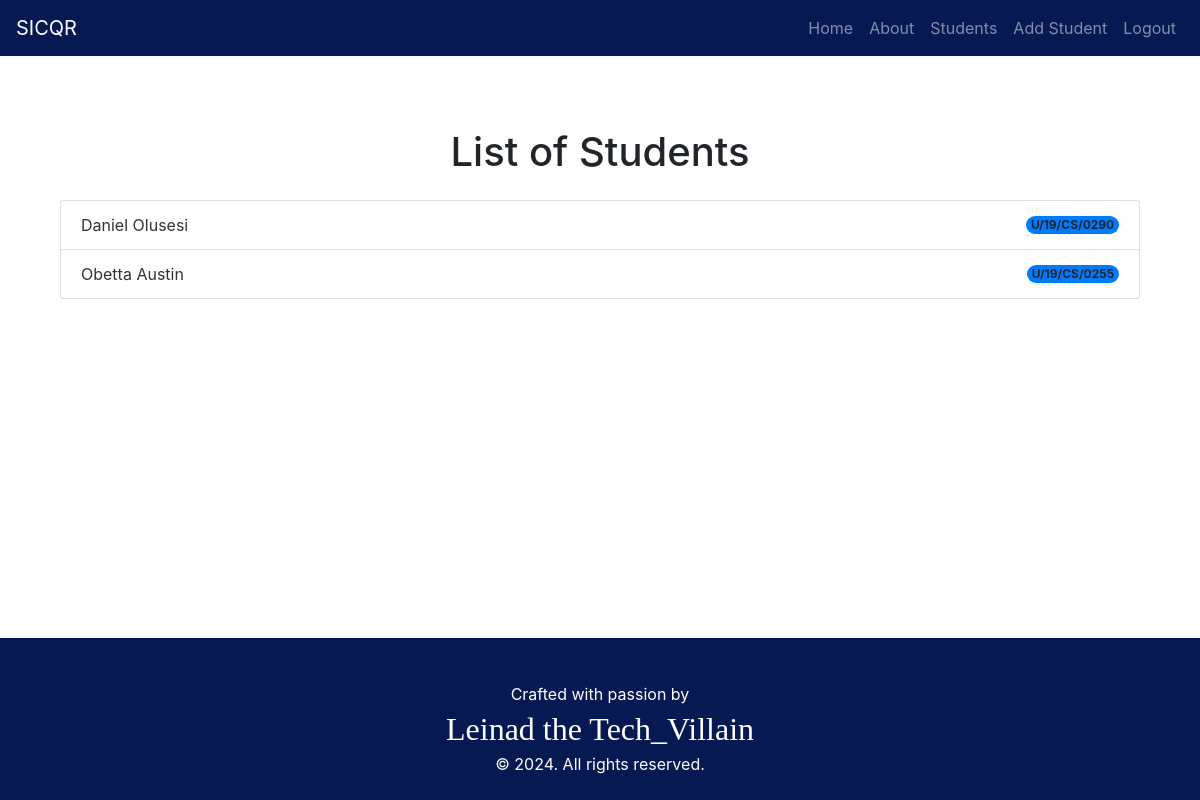
Page /student_list (signed in) on the committed database.
### sdbm/models.py (models this page shows, shortened)
class Student(models.Model):
    state = (
        ('abia', 'Abia State'),
        ('adamawa', 'Adamawa State'),
        ('akwa_ibom', 'Akwa Ibom State'),
        ('anambra', 'Anambra State'),
        ('bauchi', 'Bauchi State'),
        ('bayelsa', 'Bayelsa State'),
        ('benue', 'Benue State'),
        ('borno', 'Borno State'),
        ('cross_river', 'Cross River State'),
        ('delta', 'Delta State'),
        ('ebonyi', 'Ebonyi State'),
        ('edo', 'Edo State'),
        ('ekiti', 'Ekiti State'),
        ('enugu', 'Enugu State'),
        ('gombe', 'Gombe State'),
        ('imo', 'Imo State'),
        ('jigawa', 'Jigawa State'),
        ('kaduna', 'Kaduna State'),
        ('kano', 'Kano State'),
        ('katsina', 'Katsina State'),
        ('kebbi', 'Kebbi State'),
        ('kogi', 'Kogi State'),
        ('kwara', 'Kwara State'),
        ('lagos', 'Lagos State'),
        ('nasarawa', 'Nasarawa State'),
        ('niger', 'Niger State'),
        ('ogun', 'Ogun State'),
        ('ondo', 'Ondo State'),
        ('osun', 'Osun State'),
        ('oyo', 'Oyo State'),
        ('plateau', 'Plateau State'),
        ('rivers', 'Rivers State'),
        ('sokoto', 'Sokoto State'),
        ('taraba', 'Taraba State'),
        ('yobe', 'Yobe State'),
        ('zamfara', 'Zamfara State'),
        ('fct', 'Federal Capital Territory'),
    )
    medical = (
        ('HEALTHY', 'healthy'),
        ('NOT HEALTHY', 'not healthy'),
    )
    lev = (
        ('100', '100 Level'),
        ('200', '200 Level'),
        ('300', '300 Level'),
        ('400', '400 Level'),
        ('500', '500 Level'),
    )
    stat = (
        ('ACTIVE', 'active'),
        ('INACTIVE', 'inactive'),
        ('GRADUATED', 'graduated'),
    )
    id = models.UUIDField(primary_key=True, default=uuid.uuid4, editable=False)
    first_name = models.CharField(max_length=50)
    last_name = models.CharField(max_length=50)
    other_name = models.CharField(max_length=20, null=True, blank=True)
    date_of_birth = models.DateField(default=date.today)
    state_of_origin = models.CharField(verbose_name='State of Origin', choices=state, max_length=20)
    matric_no = models.CharField(max_length=20)
    department = models.CharField(max_length=50)
    email = models.EmailField(help_text='Student Email')
    phone = models.CharField(max_length=20)
    home_address = models.CharField(max_length=100)
    emeConName = models.CharField(verbose_name='Emergency contact name', max_length=30)
    emeconPhone = models.CharField(max_length=20)
    guardian_name = models.CharField(verbose_name='Guardian Full Name', max_length=50)
    relationship_to_student = models.CharField(max_length=20)
    guardian_email = models.EmailField(help_text='Guardian Email Address')
    guardian_phone = models.CharField(max_length=20)
    guardian_add = models.CharField(verbose_name='Guardian Home Address', max_length=50, null=True, blank=True)
    next_of_kin_name = models.CharField(max_length=30)
    relationship = models.CharField(max_length=20)
    next_of_kin_email = models.EmailField(help_text='Next of Kin emaill address', null=True, blank=True)
    next_of_kin_phone = models.CharField(max_length=20, null=True, blank=True)
    next_of_kin_address = models.CharField(max_length=50, null=True, blank=True)
    medical_condition = models.CharField(verbose_name='Medical Condition', choices=medical, max_length=20)
    if_not_healthy = models.CharField(help_text='If not healthy kindly state the aligment', max_length=20, null=True, blank=True)
    level = models.CharField(verbose_name='Level', choices=lev, max_length=20)
    enrollment_date = models.DateField(default=date.today)
    graduation_date = models.DateField(default=date.today)
    status = models.CharField(verbose_name='Student Status', choices=stat, max_length=20)
    image = models.ImageField(upload_to='qr_codes', null=True, blank=True)

### sdbm/views.py (the view)
# urls.py: path('student_list', views.student_list, name='student_list'),
def student_list(request):
    students = Student.objects.all()
    return render(request, 'list.html', {'students': students})

### sdbm/templates/list.html (shortened to what this page needs)
{% extends 'base.html' %}
{% block content %}
<div class="container my-5">
    <h1 class="mb-4 text-center">List of Students</h1>
    <ul class="list-group">
        {% for student in students %}
            <li class="list-group-item d-flex justify-content-between align-items-center">
                <a href="{% url 'student_detail' student.id %}" class="student-link">{{ student.first_name }} {{ student.last_name }}</a>
                <span class="badge bg-primary rounded-pill">{{ student.matric_no }}</span>
            </li>
        {% endfor %}
    </ul>
</div>
{% endblock %}

### sdbm/templates/base.html (style rules this page uses)
html, body { height: 100%; margin: 0; display: flex; flex-direction: column; }

### sdbm/templates/list.html (style rules this page uses)
.student-link { text-decoration: none; color: #333; transition: color 0.3s; }

### rows in the picture
Student: first_name "Daniel", last_name "Olusesi", matric_no "U/19/CS/0290"
Student: first_name "Obetta", last_name "Austin", matric_no "U/19/CS/0255"
